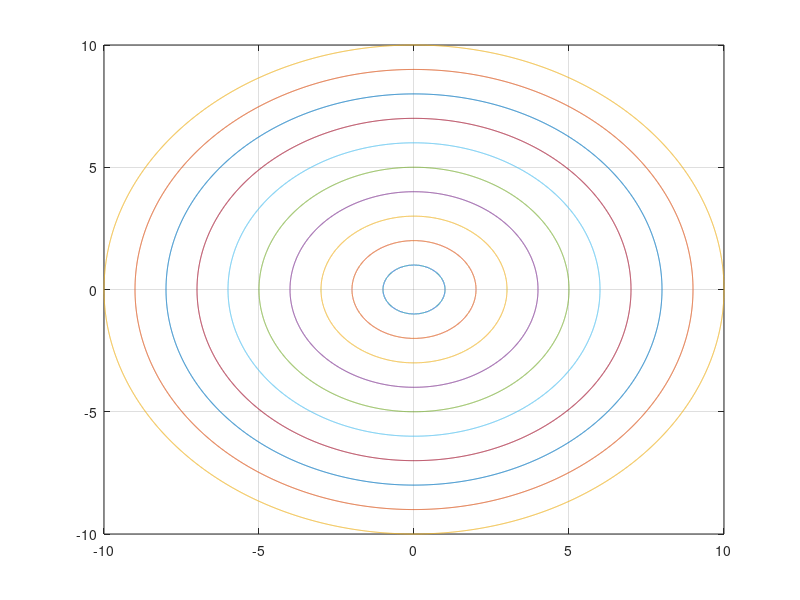

Recreate this plot in MATLAB.
# Нарисуйте 10 концентрических окружностей с радиусами, соответственно, 1, 2 … 10. # Используйте для этого тот факт, что точки с координатами cos(phi), sin(phi) # лежат на одной окружности радиуса 1, при phi меняющемся от 0 до 2pi.function none = task4()    t = [0 : 0.001 : 2*pi]    r = [1 : 10]    x = r' * cos(t)    y = r' * sin(t)    plot(x', y')    grid on;endfunction